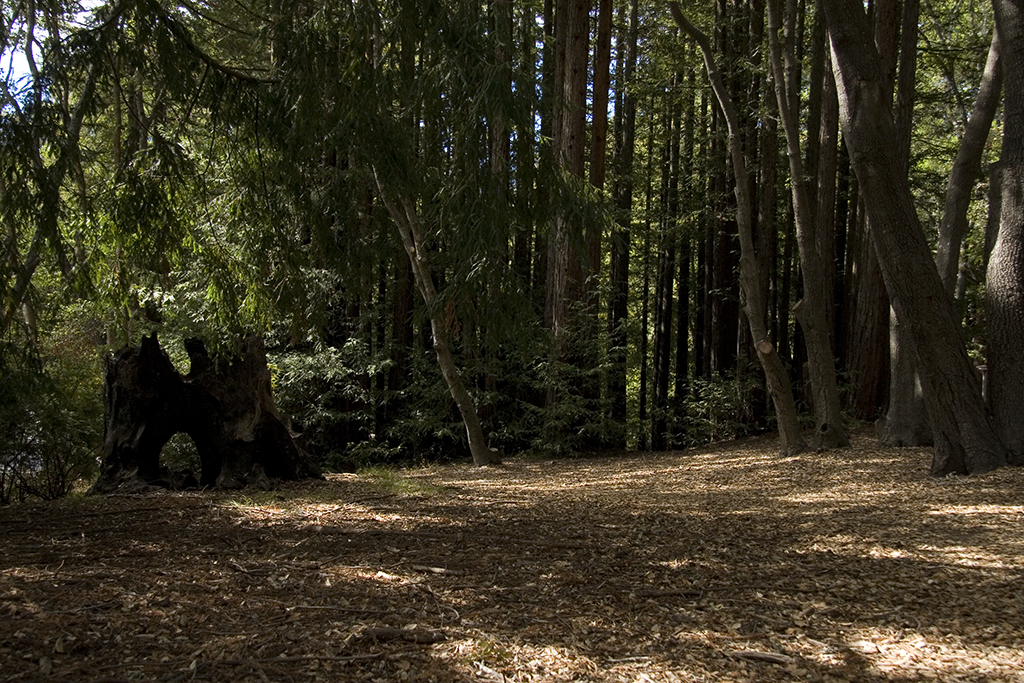
%> input picture methods/FMMR/sourceimages/ForrestSequence/1_Scene7_10.tif, 1024 x 683 px
$ octave --eval "result = contrast(imread('sourceimages/ForrestSequence/1_Scene7_10.tif'));"   (GNU Octave 9; MATLAB toolbox functions it lacks are replaced by stand-ins)
%> lines starting %> are read from the running program, lines starting %| are printed output that depends on the picture

function [C] = contrast(I)
h = [0 1 0; 1 -4 1; 0 1 0]; % laplacian filter
N = size(I,4);
%> N = 1
C = zeros(size(I,1),size(I,2),N);
for i = 1:N
    mono = rgb2gray(I(:,:,:,i));
    C(:,:,i) = abs(imfilter(mono,h,'replicate'));
end
%> this loop made 1 pass
%> pass 1, in contrast, `mono = rgb2gray(I(:,:,:,i));`:
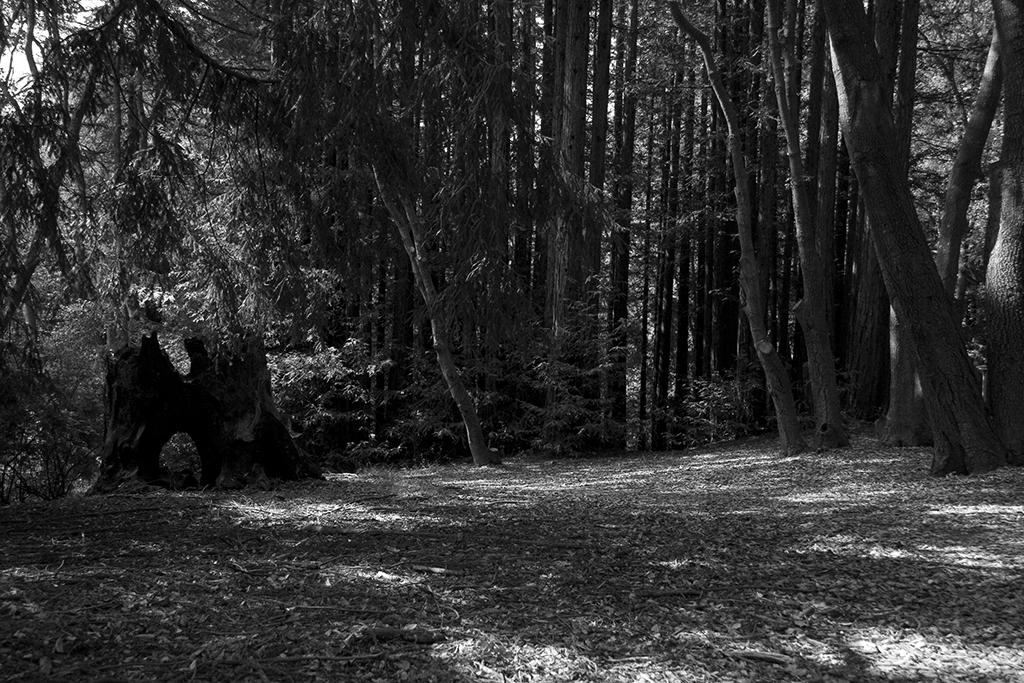
%> mono: size 683x1024 uint8; min 0, max 255, mean 49
%> after the loop:
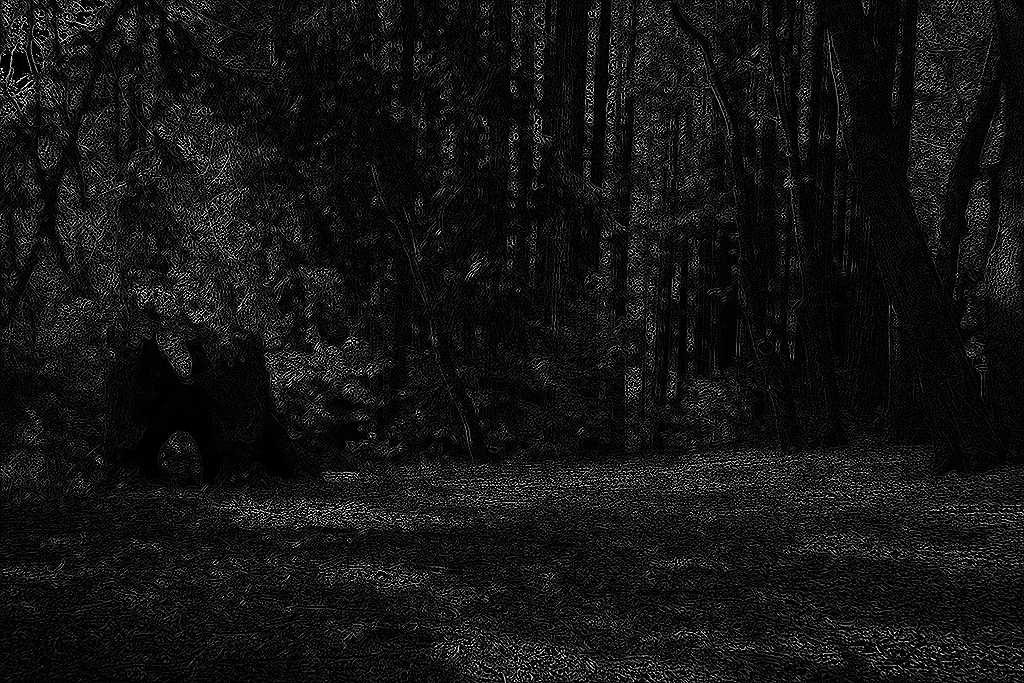
%> C: size 683x1024 double; min 0, max 255, mean 19.5
